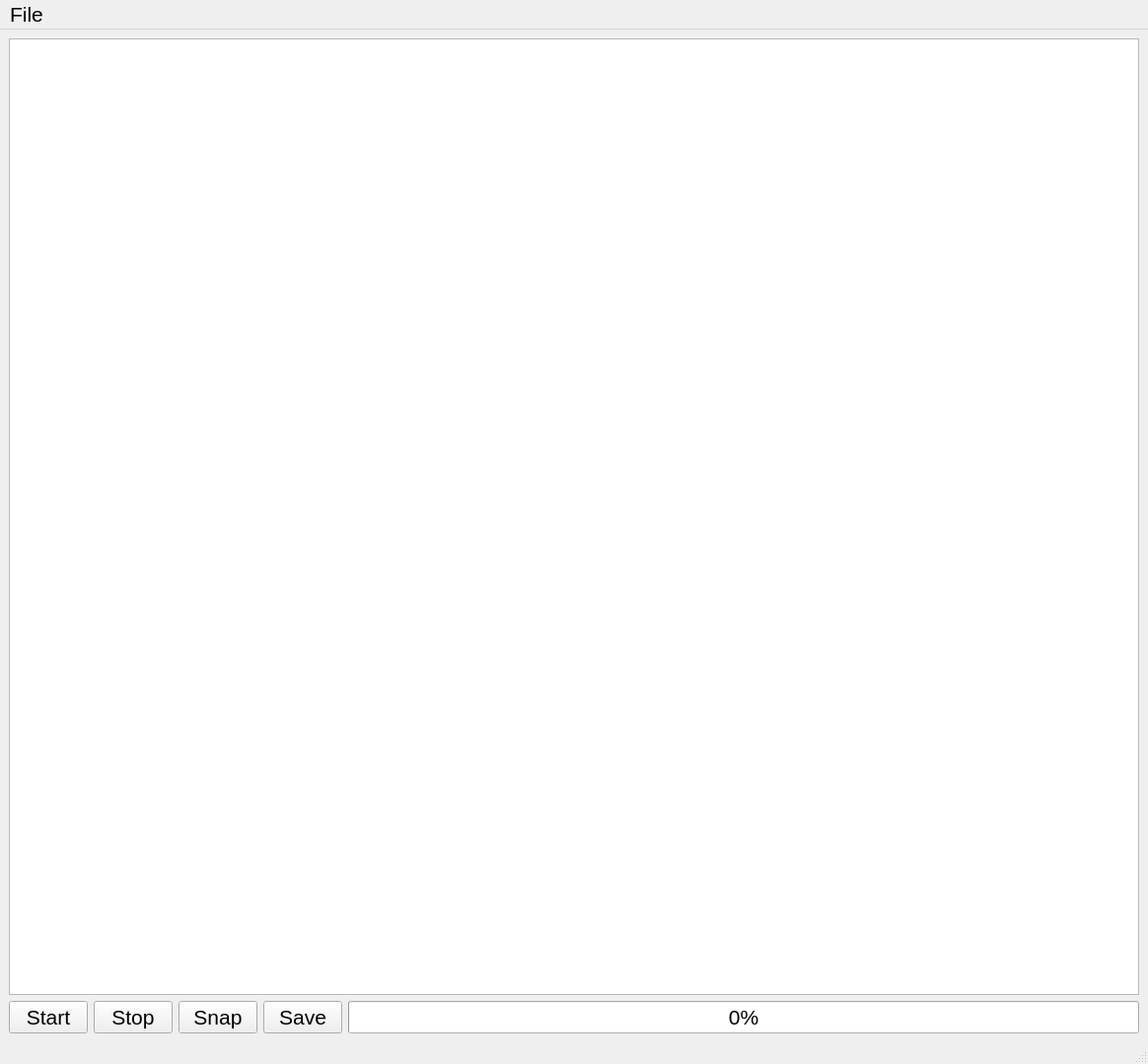
<?xml version="1.0" encoding="UTF-8"?>
<ui version="4.0">
 <class>MainWindow</class>
 <widget class="QMainWindow" name="MainWindow">
  <property name="geometry">
   <rect>
    <x>0</x>
    <y>0</y>
    <width>1164</width>
    <height>1079</height>
   </rect>
  </property>
  <property name="windowTitle">
   <string>MainWindow</string>
  </property>
  <widget class="QWidget" name="centralwidget">
   <layout class="QGridLayout" name="gridLayout_2">
    <item row="0" column="0">
     <layout class="QGridLayout" name="gridLayout">
      <item row="1" column="3">
       <widget class="QPushButton" name="saveButton">
        <property name="font">
         <font>
          <pointsize>16</pointsize>
         </font>
        </property>
        <property name="text">
         <string>Save</string>
        </property>
       </widget>
      </item>
      <item row="1" column="2">
       <widget class="QPushButton" name="snapButton">
        <property name="font">
         <font>
          <pointsize>16</pointsize>
         </font>
        </property>
        <property name="text">
         <string>Snap</string>
        </property>
       </widget>
      </item>
      <item row="1" column="0">
       <widget class="QPushButton" name="startButton">
        <property name="font">
         <font>
          <pointsize>16</pointsize>
         </font>
        </property>
        <property name="text">
         <string>Start</string>
        </property>
       </widget>
      </item>
      <item row="1" column="1">
       <widget class="QPushButton" name="stopButton">
        <property name="font">
         <font>
          <pointsize>16</pointsize>
         </font>
        </property>
        <property name="text">
         <string>Stop</string>
        </property>
       </widget>
      </item>
      <item row="1" column="4">
       <widget class="QProgressBar" name="progressBar">
        <property name="font">
         <font>
          <pointsize>16</pointsize>
         </font>
        </property>
        <property name="value">
         <number>0</number>
        </property>
       </widget>
      </item>
      <item row="0" column="0" colspan="5">
       <widget class="GraphicsLayoutWidget" name="graphicsView"/>
      </item>
     </layout>
    </item>
   </layout>
  </widget>
  <widget class="QMenuBar" name="menubar">
   <property name="geometry">
    <rect>
     <x>0</x>
     <y>0</y>
     <width>1164</width>
     <height>34</height>
    </rect>
   </property>
   <property name="font">
    <font>
     <pointsize>16</pointsize>
    </font>
   </property>
   <widget class="QMenu" name="menuFile">
    <property name="title">
     <string>File</string>
    </property>
    <addaction name="actionOpen_File"/>
    <addaction name="separator"/>
    <addaction name="actionExit_2"/>
   </widget>
   <addaction name="menuFile"/>
  </widget>
  <widget class="QStatusBar" name="statusbar"/>
  <action name="actionExit">
   <property name="text">
    <string>Exit</string>
   </property>
   <property name="font">
    <font>
     <pointsize>16</pointsize>
    </font>
   </property>
  </action>
  <action name="actionOpen_File">
   <property name="text">
    <string>Open File</string>
   </property>
   <property name="font">
    <font>
     <pointsize>16</pointsize>
    </font>
   </property>
  </action>
  <action name="actionExit_2">
   <property name="text">
    <string>Exit</string>
   </property>
   <property name="font">
    <font>
     <pointsize>16</pointsize>
    </font>
   </property>
  </action>
 </widget>
 <customwidgets>
  <customwidget>
   <class>GraphicsLayoutWidget</class>
   <extends>QGraphicsView</extends>
   <header>pyqtgraph</header>
  </customwidget>
 </customwidgets>
 <resources/>
 <connections/>
</ui>
